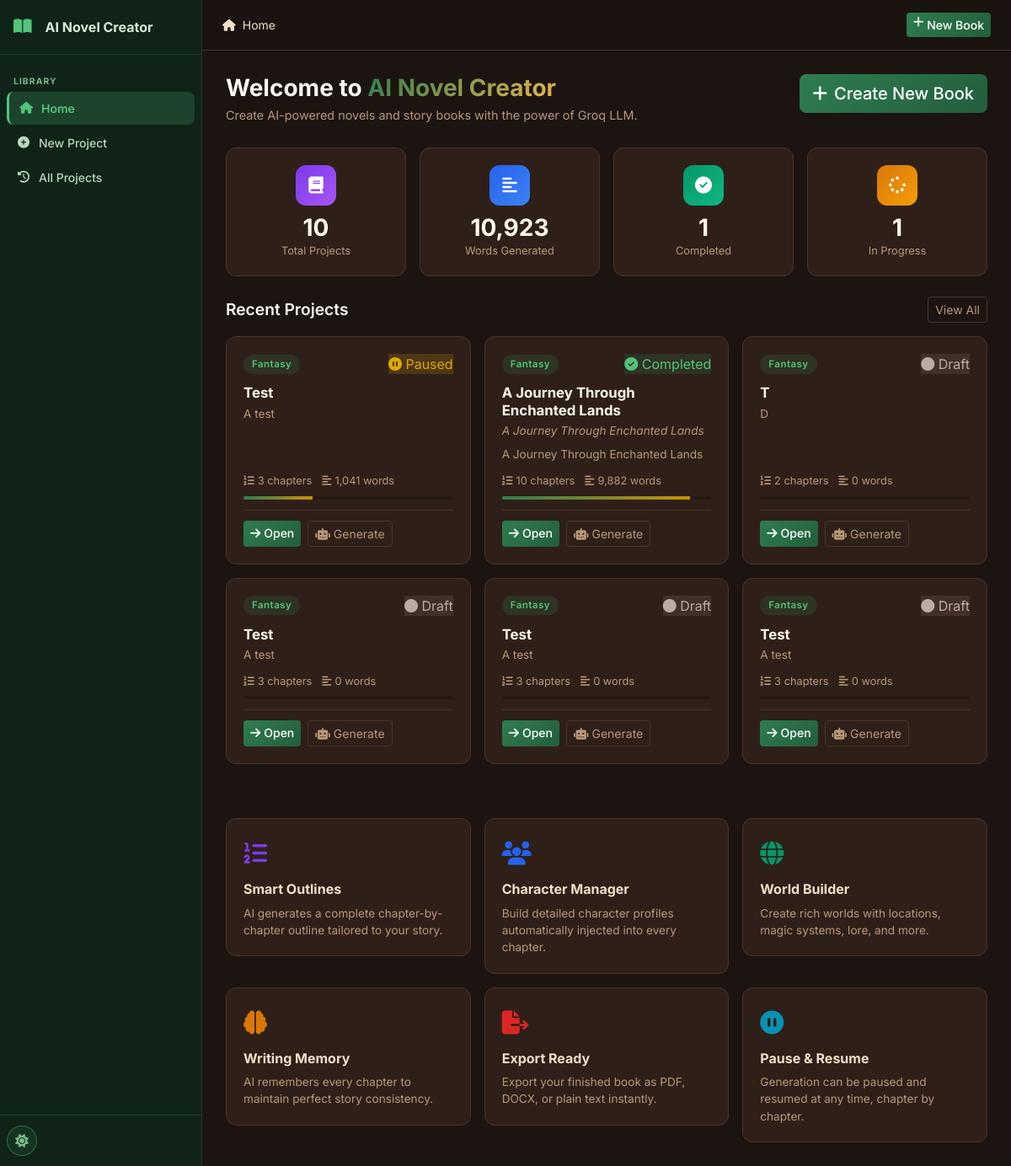
The page / on the database its author committed.
### tables this page shows
CREATE TABLE settings (
    id INTEGER PRIMARY KEY AUTOINCREMENT,
    key TEXT UNIQUE NOT NULL,
    value TEXT,
    updated_at TIMESTAMP DEFAULT CURRENT_TIMESTAMP
);

CREATE TABLE projects (
    id INTEGER PRIMARY KEY AUTOINCREMENT,
    title TEXT NOT NULL,
    subtitle TEXT DEFAULT '',
    genre TEXT DEFAULT 'Fantasy',
    audience TEXT DEFAULT 'Adult',
    description TEXT DEFAULT '',
    language TEXT DEFAULT 'English',
    story_type TEXT DEFAULT 'Novel',
    writing_style TEXT DEFAULT 'Descriptive',
    point_of_view TEXT DEFAULT 'Third Person Limited',
    tense TEXT DEFAULT 'Past',
    tone TEXT DEFAULT 'Adventurous',
    num_chapters INTEGER DEFAULT 10,
    words_per_chapter INTEGER DEFAULT 2000,
    creativity_level TEXT DEFAULT 'balanced',
    temperature REAL DEFAULT 0.7,
    top_p REAL DEFAULT 0.9,
    max_tokens INTEGER DEFAULT 4096,
    status TEXT DEFAULT 'draft',
    current_chapter INTEGER DEFAULT 0,
    total_words INTEGER DEFAULT 0,
    cover_prompt TEXT DEFAULT '',
    include_images INTEGER DEFAULT 0,
    images_per_chapter INTEGER DEFAULT 1,
    image_style TEXT DEFAULT 'Realistic',
    created_at TIMESTAMP DEFAULT CURRENT_TIMESTAMP,
    updated_at TIMESTAMP DEFAULT CURRENT_TIMESTAMP
);

### routes/main.py (the view)
@bp.route('/')
def index():
    db = get_db()
    projects = db.execute(
        'SELECT * FROM projects ORDER BY updated_at DESC LIMIT 6'
    ).fetchall()
    stats = {
        'total_projects': db.execute('SELECT COUNT(*) FROM projects').fetchone()[0],
        'total_words': db.execute('SELECT COALESCE(SUM(total_words),0) FROM projects').fetchone()[0],
        'completed': db.execute("SELECT COUNT(*) FROM projects WHERE status='completed'").fetchone()[0],
        'in_progress': db.execute("SELECT COUNT(*) FROM projects WHERE status IN ('in_progress','paused')").fetchone()[0],
    }
    app_name = get_setting(db, 'app_name', 'AI Novel Creator')
    maintenance = get_setting(db, 'maintenance_mode', '0') == '1'
    return render_template('index.html',
                           projects=projects,
                           stats=stats,
                           app_name=app_name,
                           maintenance=maintenance)

### database/__init__.py (called while the page is built)
def get_db():
    if 'db' not in g:
        db_path = current_app.config['DATABASE']
        os.makedirs(os.path.dirname(db_path), exist_ok=True)
        g.db = sqlite3.connect(db_path)
        g.db.row_factory = sqlite3.Row
        g.db.execute('PRAGMA foreign_keys = ON')
        g.db.execute('PRAGMA journal_mode = WAL')
    return g.db

### utils/helpers.py (called while the page is built)
def get_setting(db, key, default=''):
    row = db.execute('SELECT value FROM settings WHERE key = ?', (key,)).fetchone()
    return row['value'] if row else default

### templates/index.html (shortened to what this page needs)
{% extends "base.html" %}
{% block breadcrumb %}<i class="fas fa-home me-2"></i>Home{% endblock %}
{% block content %}
<div class="page-header">
  <div>
    <h1 class="page-title">Welcome to <span class="gradient-text">{{ app_name }}</span></h1>
    <p class="page-subtitle">Create AI-powered novels and story books with the power of Groq LLM.</p>
  </div>
  <a href="{{ url_for('projects.new_project') }}" class="btn btn-primary btn-lg">
    <i class="fas fa-plus me-2"></i>Create New Book
  </a>
</div>
<div class="row g-3 mb-4">
  <div class="col-6 col-md-3">
    <div class="stat-card">
      <div class="stat-icon" style="background: linear-gradient(135deg, #7c3aed, #a855f7)">
        <i class="fas fa-book"></i>
      </div>
      <div class="stat-value">{{ stats.total_projects }}</div>
      <div class="stat-label">Total Projects</div>
    </div>
  </div>
  <div class="col-6 col-md-3">
    <div class="stat-card">
      <div class="stat-icon" style="background: linear-gradient(135deg, #2563eb, #3b82f6)">
        <i class="fas fa-align-left"></i>
      </div>
      <div class="stat-value">{{ '{:,}'.format(stats.total_words) }}</div>
      <div class="stat-label">Words Generated</div>
    </div>
  </div>
  <div class="col-6 col-md-3">
    <div class="stat-card">
      <div class="stat-icon" style="background: linear-gradient(135deg, #059669, #10b981)">
        <i class="fas fa-check-circle"></i>
      </div>
      <div class="stat-value">{{ stats.completed }}</div>
      <div class="stat-label">Completed</div>
    </div>
  </div>
  <div class="col-6 col-md-3">
    <div class="stat-card">
      <div class="stat-icon" style="background: linear-gradient(135deg, #d97706, #f59e0b)">
        <i class="fas fa-spinner"></i>
      </div>
      <div class="stat-value">{{ stats.in_progress }}</div>
      <div class="stat-label">In Progress</div>
    </div>
  </div>
</div>
{% if projects %}
<div class="section-header mb-3">
  <h2 class="section-title">Recent Projects</h2>
  <a href="{{ url_for('main.history') }}" class="btn btn-outline-secondary btn-sm">View All</a>
</div>
<div class="row g-3 mb-5">
  {% for p in projects %}
  <div class="col-12 col-md-6 col-xl-4">
    <div class="project-card">
      <div class="project-card-header">
        <div class="genre-badge genre-{{ p.genre | lower | replace(' ', '-') | replace('/', '-') }}">{{ p.genre }}</div>
        <div class="project-status status-{{ p.status }}">
          {% if p.status == 'completed' %}<i class="fas fa-check-circle"></i>
          {% elif p.status in ['generating', 'in_progress'] %}<i class="fas fa-spinner fa-spin"></i>
          {% elif p.status == 'paused' %}<i class="fas fa-pause-circle"></i>
          {% else %}<i class="fas fa-circle"></i>{% endif %}
          {{ p.status | title }}
        </div>
      </div>
      <h3 class="project-card-title">{{ p.title }}</h3>
      {% if p.subtitle %}<p class="project-card-subtitle">{{ p.subtitle }}</p>{% endif %}
      <p class="project-card-desc">{{ p.description[:100] }}{% if p.description|length > 100 %}…{% endif %}</p>
      <div class="project-card-meta">
        <span><i class="fas fa-list-ol me-1"></i>{{ p.num_chapters }} chapters</span>
        <span><i class="fas fa-align-left me-1"></i>{{ '{:,}'.format(p.total_words) }} words</span>
      </div>
      {% set progress = (p.current_chapter / p.num_chapters * 100) | int if p.num_chapters else 0 %}
      <div class="progress mt-2" style="height:4px">
        <div class="progress-bar bg-primary" style="width:{{ progress }}%"></div>
      </div>
      <div class="project-card-actions">
        <a href="{{ url_for('projects.project_detail', project_id=p.id) }}" class="btn btn-primary btn-sm">
          <i class="fas fa-arrow-right me-1"></i>Open
        </a>
        <a href="{{ url_for('chapters.generation_page', project_id=p.id) }}" class="btn btn-outline-secondary btn-sm">
          <i class="fas fa-robot me-1"></i>Generate
        </a>
      </div>
    </div>
  </div>
  {% endfor %}
</div>
{% endif %}
<div class="row g-3 mt-2">
  {% for icon, title, desc, color in features %}
  <div class="col-12 col-md-6 col-lg-4">
    <div class="feature-card">
      <div class="feature-icon" style="color:{{ color }}"><i class="{{ icon }}"></i></div>
      <h4>{{ title }}</h4>
      <p>{{ desc }}</p>
    </div>
  </div>
  {% endfor %}
</div>
{% endblock %}

### templates/base.html (shortened to what this page needs)
<!DOCTYPE html>
<html lang="en" data-theme="{{ default_theme }}">
<head>
  <link href="https://cdn.jsdelivr.net/npm/bootstrap@5.3.2/dist/css/bootstrap.min.css" rel="stylesheet">
  <link href="https://cdnjs.cloudflare.com/ajax/libs/font-awesome/6.5.0/css/all.min.css" rel="stylesheet">
  <link href="{{ url_for('static', filename='css/style.css') }}" rel="stylesheet">
</head>
<body>
<nav class="sidebar" id="sidebar">
  <div class="sidebar-header">
    <a href="{{ url_for('main.index') }}" class="sidebar-brand">
      <i class="fas fa-book-open me-2"></i>
      <span>{{ app_name }}</span>
    </a>
  </div>
  <div class="sidebar-menu">
    <div class="sidebar-section-label">LIBRARY</div>
    <a href="{{ url_for('main.index') }}" class="sidebar-item {% if request.endpoint == 'main.index' %}active{% endif %}">
      <i class="fas fa-home"></i><span>Home</span>
    </a>
    <a href="{{ url_for('projects.new_project') }}" class="sidebar-item {% if request.endpoint == 'projects.new_project' %}active{% endif %}">
      <i class="fas fa-plus-circle"></i><span>New Project</span>
    </a>
    <a href="{{ url_for('main.history') }}" class="sidebar-item {% if request.endpoint == 'main.history' %}active{% endif %}">
      <i class="fas fa-history"></i><span>All Projects</span>
    </a>
  </div>
  <div class="sidebar-footer">
    <button class="theme-toggle" onclick="toggleTheme()" title="Toggle theme">
      <i class="fas fa-moon" id="themeIcon"></i>
    </button>
  </div>
</nav>
<div class="main-wrapper" id="mainWrapper">
  <header class="topnav">
    <div class="topnav-breadcrumb">
      {% block breadcrumb %}{% endblock %}
    </div>
    <div class="topnav-actions ms-auto">
      <a href="{{ url_for('projects.new_project') }}" class="btn btn-primary btn-sm d-none d-md-inline-flex">
        <i class="fas fa-plus me-1"></i>New Book
      </a>
    </div>
  </header>
  <main class="content-area">
    {% block content %}{% endblock %}
  </main>
</div>
<div class="toast-container position-fixed bottom-0 end-0 p-3" id="toastContainer"></div>
</body>
</html>

### rows shown on the page
settings: value "AI Novel Creator"
projects: genre "Fantasy", status "Paused", title "Test", description "A test", num_chapters "3", total_words "1,041", {{ progress }} 33 (drawn)
projects: genre "Fantasy", status "Completed", title "A Journey Through Enchanted Lands", subtitle "A Journey Through Enchanted Lands", description "A Journey Through Enchanted Lands", num_chapters "10", total_words "9,882", {{ progress }} 90 (drawn)
projects: genre "Fantasy", status "Draft", title "T", description "D", num_chapters "2", total_words "0"
projects: genre "Fantasy", status "Draft", title "Test", description "A test", num_chapters "3", total_words "0"
projects: genre "Fantasy", status "Draft", title "Test", description "A test", num_chapters "3", total_words "0"
projects: genre "Fantasy", status "Draft", title "Test", description "A test", num_chapters "3", total_words "0"

### other values the page prints
{{ stats.total_projects }} "10"
{{ '{:,}'.format(stats.total_words) }} "10,923"
{{ stats.completed }} "1"
{{ stats.in_progress }} "1"
{{ title }} "Smart Outlines" "Character Manager" "World Builder" "Writing Memory" "Export Ready" "Pause & Resume"
{{ desc }} "AI generates a complete chapter-by-chapter outline tailored to your story." "Build detailed character profiles automatically injected into every chapter." "Create rich worlds with locations, magic systems, lore, and more." "AI remembers every chapter to maintain perfect story consistency." "Export your finished book as PDF, DOCX, or plain text instantly." "Generation can be paused and resumed at any time, chapter by chapter."
